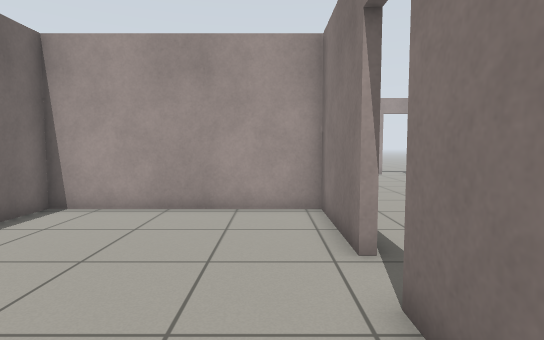
View 1 (above)

24 first-person views from a walk through a robot-simulator world made for Gazebo. The camera is 0.9 m above the floor, tilts 4° down and sees 80° across. The floor is counted in squares, 0.5 m on a side. Each view is taken from the middle of a square. On the plan, view 1 faces up. The plan holds only what a view shows up to about 17 squares ahead; the rest is blank. Gazebo's built-in surfaces are drawn with simple patterns.

View 2
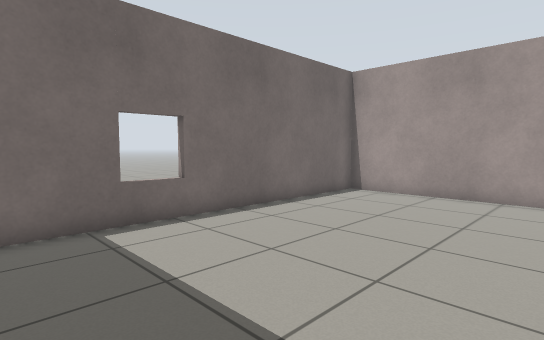

View 3
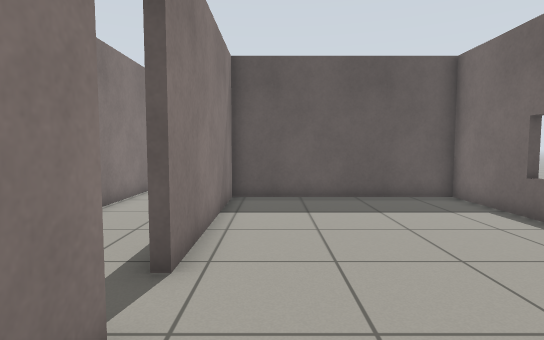

View 4
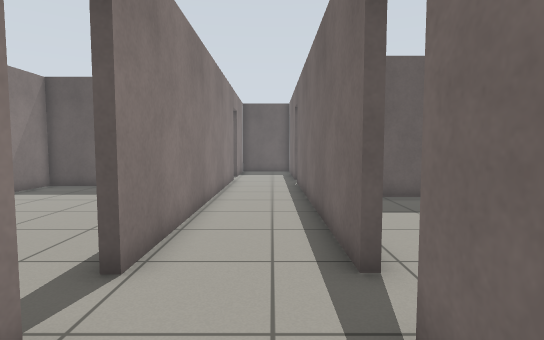

View 5
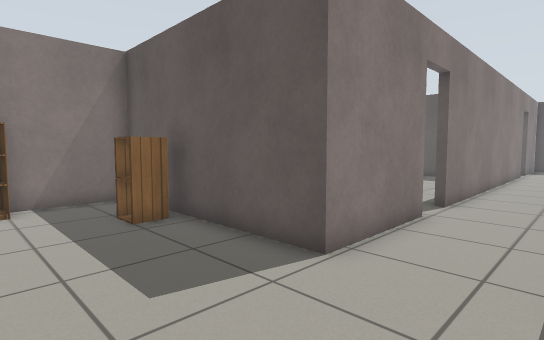

View 6
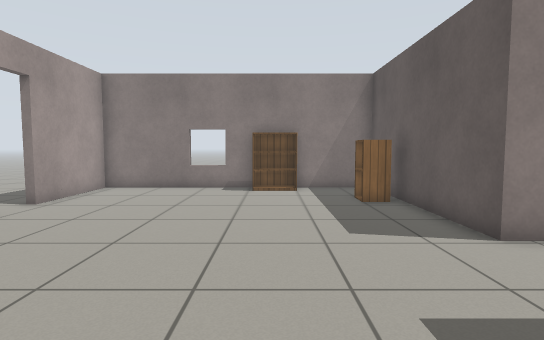

View 7
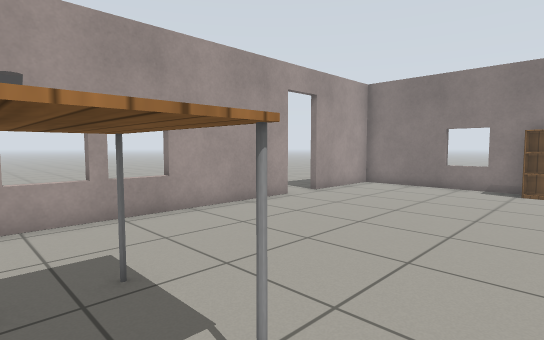

View 8
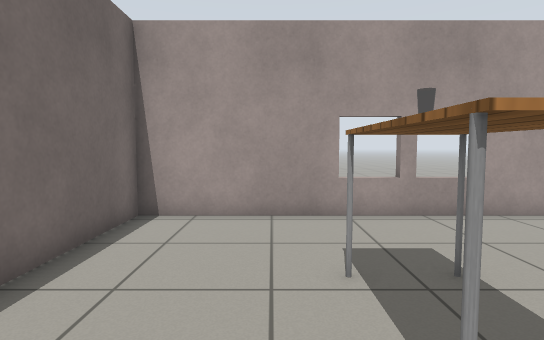

View 9
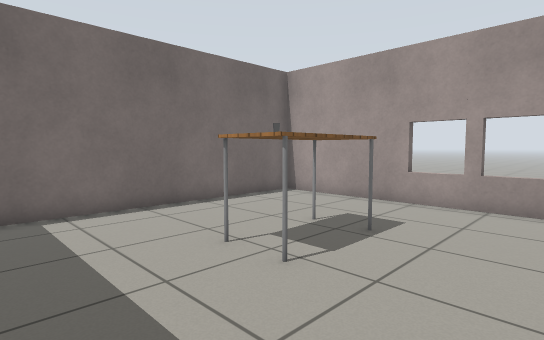

View 10
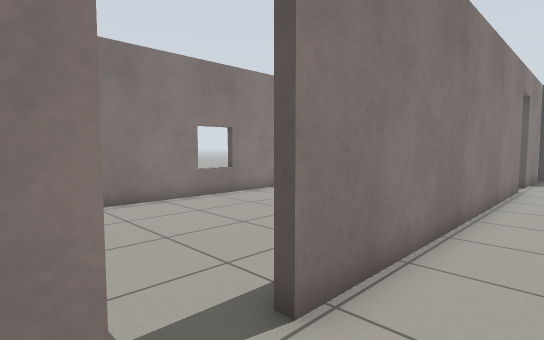

View 11
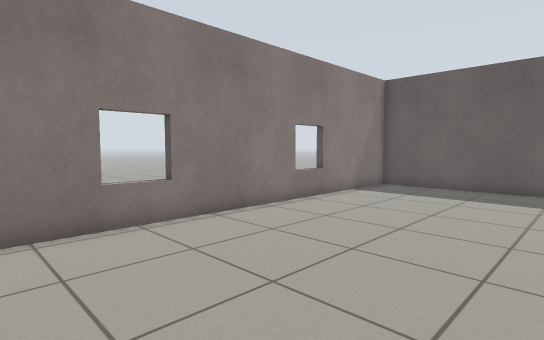

View 12
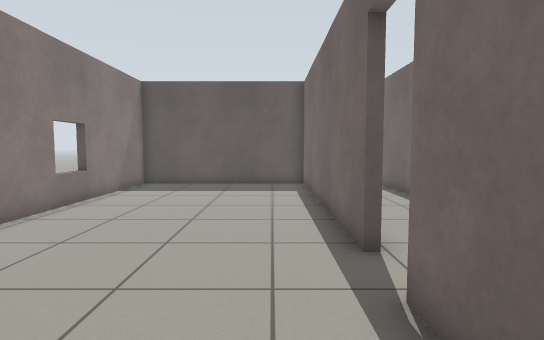

View 13
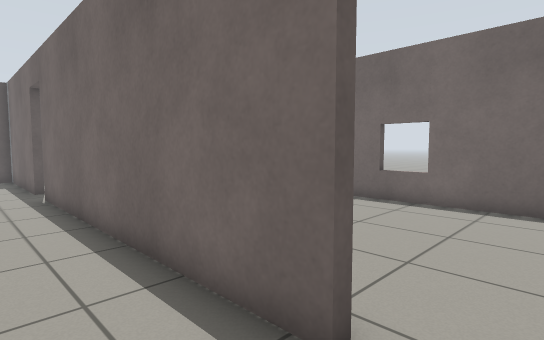

View 14
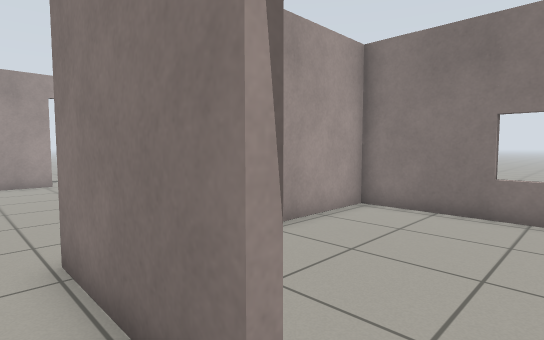

View 15
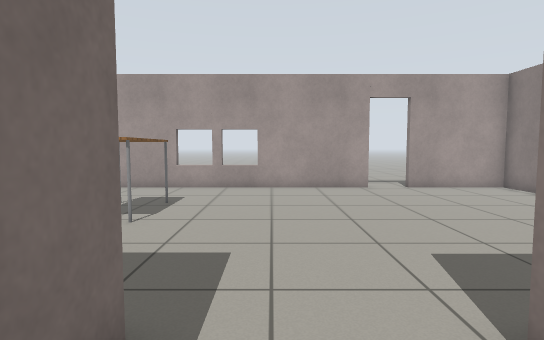

View 16
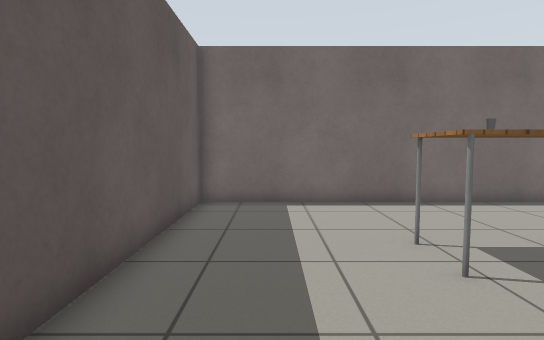

View 17
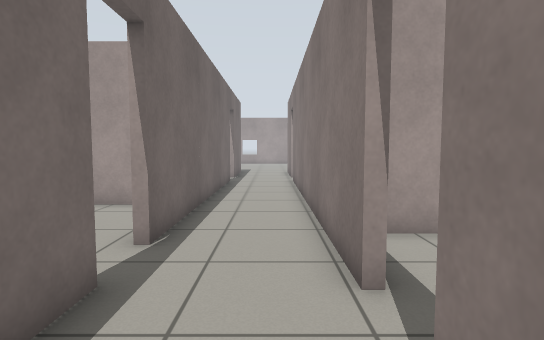

View 18
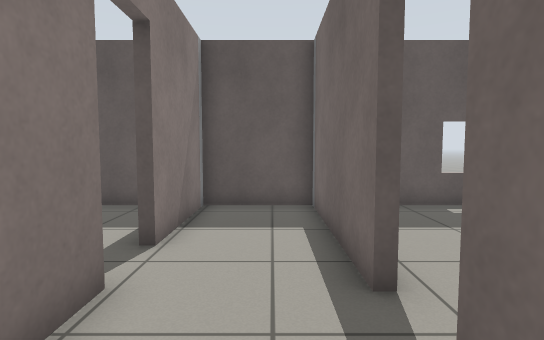

View 19
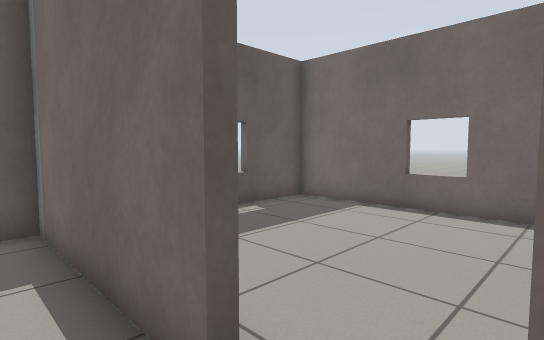

View 20
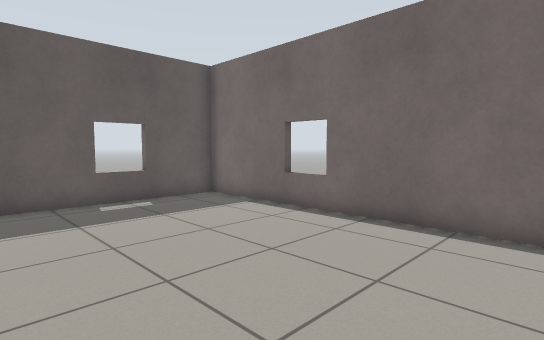

View 21
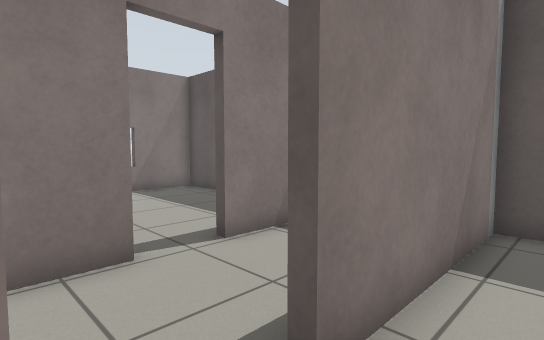

View 22
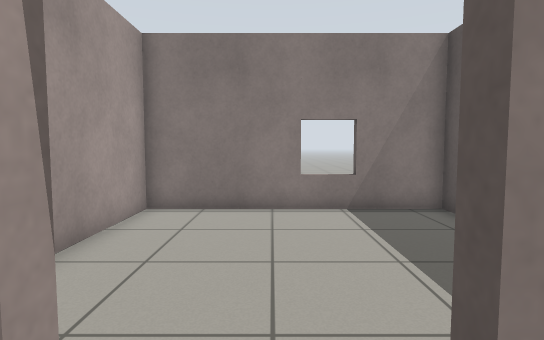

View 23
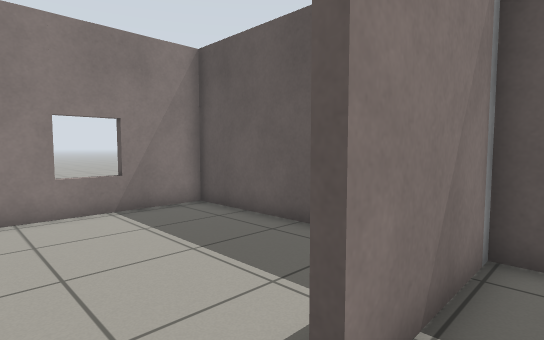

View 24
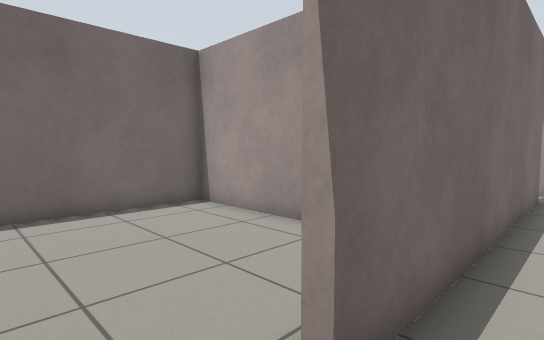

### Floor plan
Ten units are one square. View 1 is at (0, 0); x grows to the right and y downward. Boxes are objects, and circles mark ways between rooms. Rooms are numbered by the first view taken in them; rooms with no view inside come last. Other rooms are left out.
<svg viewBox="-70 -222 212 387">
<path fill="none" stroke="#000" d="M14 -52 14 -94 -65 -94 -65 36 14 36 14 -35M17 -98 17 -84M17 -66 17 -53M51 -52 51 -97 95 -97M105 -97 134 -97 134 -124M17 -35 17 81M74 -214 -65 -214 -65 -97 14 -97M134 -156 134 -214 90 -214M17 99 17 160 51 160 51 118M51 101 51 -36M132 -41 137 -41M54 -36 54 70 134 70 134 -94 104 -94M132 21 137 21M54 -72 54 -52M95 -97 105 -97M-4 39 -65 39 -65 160 14 160 14 99M75 73 64 73M132 134 137 134M71 160 134 160 134 73 92 73"/>
<rect x="-25" y="-175" width="20" height="30" fill="#bbb"><title>table</title></rect>
<rect x="95" y="-115" width="10" height="20" fill="#bbb"><title>cabinet</title></rect>
<rect x="125" y="-155" width="10" height="30" fill="#bbb"><title>bookshelf</title></rect>
<circle cx="15" cy="-45" r="3" fill="#2a7"/>
<circle cx="50" cy="-45" r="3" fill="#2a7"/>
<circle cx="18" cy="90" r="3" fill="#2a7"/>
<circle cx="50" cy="105" r="3" fill="#2a7"/>
<text x="-30" y="-30">1</text>
<text x="40" y="-120">2</text>
<text x="100" y="-20">3</text>
<text x="-30" y="100">4</text>
<text x="90" y="110">5</text>
</svg>
Room 1 opens to room 2. Room 2 opens to room 3. Room 2 opens to room 4. Room 2 opens to room 5.

Where each view was taken, in squares from view 1:
view 1: 0 up, 0 right, facing up
view 2: 3 down, 1 right, facing up-left
view 3: 8 up, 0 right, facing down
view 4: 8 up, 3 right, facing down
view 5: 14 up, 2 right, facing down-right
view 6: 14 up, 1 left, facing right
view 7: 13 up, 2 left, facing up-right
view 8: 13 up, 3 left, facing up
view 9: 11 up, 3 right, facing up-left
view 10: 6 up, 3 right, facing down-right
view 11: 8 up, 6 right, facing down-right
view 12: 9 up, 7 right, facing down
view 13: 5 up, 4 right, facing down-left
view 14: 4 up, 4 right, facing up-right
view 15: 7 up, 3 right, facing up
view 16: 12 up, 4 right, facing left
view 17: 14 down, 4 right, facing up
view 18: 6 down, 3 right, facing down
view 19: 8 down, 3 right, facing down-left
view 20: 5 down, 1 right, facing down-left
view 21: 8 down, 0 right, facing down-right
view 22: 11 down, 4 right, facing right
view 23: 10 down, 4 right, facing down-right
view 24: 10 down, 3 right, facing up-left
